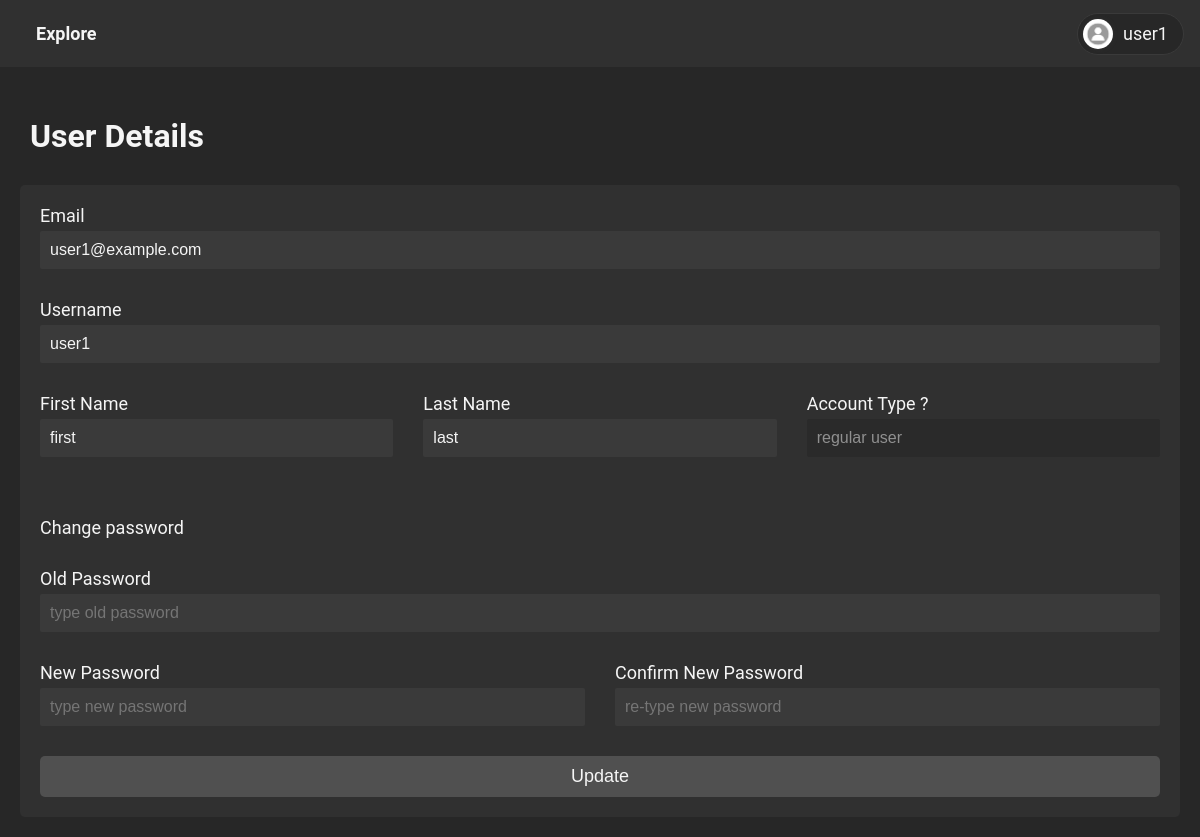
The page /regular/profile.php (signed in) on the database its author committed.
### tables this page shows
CREATE TABLE `users` (
  `userID` int(255) NOT NULL,
  `username` varchar(255) NOT NULL,
  `first_name` varchar(50) NOT NULL,
  `last_name` varchar(50) NOT NULL,
  `password` varchar(255) NOT NULL,
  `email` varchar(255) NOT NULL,
  `userType` enum('admin','regular') NOT NULL
);

### regular/profile.php (the view, shortened to what this page needs)
<!DOCTYPE html>
<html lang="en">
<head>
    <link rel="stylesheet" href="../_public/style.css">
</head>
<body>
    <?php
    require "../_public/nav.php";
    require "../_auth/check_login.php";
    ?>
    <div class="container">
        <div class="first">
            <h1>User Details</h1>
        </div>
        <?php
        $userID = $_SESSION['id'];
        $query = "SELECT * FROM users WHERE userID = " . $userID;
        $result = mysqli_query($con, $query);
        $row = mysqli_fetch_array($result);
        $username = $row['username'];
        $email = $row['email'];
        $first_name = $row['first_name'];
        $last_name = $row['last_name'];
        $userType = $row['userType'];
        $oldpassword = "";
        $newpassword = "";
        $repassword = "";
        ?>
        <form method="post" class="add show" action="<?php echo htmlspecialchars($_SERVER['PHP_SELF']) ?>">
            <div class="full">
                <label for="email">Email</label>
                <input type="email" value="<?php echo $email ?>" name="email" id="email" placeholder="type email"
                    required>
            </div>
            <div class="full">
                <label for="username">Username</label>
                <input type="text" value="<?php echo $username ?>" name="username" id="username"
                    placeholder="type username" pattern="[a-zA-Z0-9_]{4,15}" required>
            </div>
            <div>
                <label for="first_name">First Name</label>
                <input type="text" value="<?php echo $first_name ?>" name="first_name" id="first_name"
                    placeholder="type first name" required>
            </div>
            <div>
                <label for="last_name">Last Name</label>
                <input type="text" value="<?php echo $last_name ?>" name="last_name" id="last_name"
                    placeholder="type last name" required>
            </div>
            <div>
                <label>Account Type ?</label>
                <input type="text" value="<?php echo $userType ?> user" readonly required>
            </div>
            <div class="full"></div>
            <div class="full">Change password</div>
            <div class="full">
                <label for="oldpassword">Old Password</label>
                <input type="text" value="<?php echo $oldpassword ?>" name="oldpassword" id="oldpassword"
                    placeholder="type old password">
            </div>
            <div>
                <label for="newpassword">New Password</label>
                <input type="password" value="<?php echo $newpassword ?>" name="newpassword" id="newpassword"
                    placeholder="type new password">
            </div>
            <div>
                <label for="repassword">Confirm New Password</label>
                <input type="password" value="<?php echo $repassword ?>" name="repassword" id="repassword"
                    placeholder="re-type new password">
            </div>
            <div class="full">
                <button type="submit" class="add"> Update </button>
            </div>
        </form>
    </div>
</body>
</html>

### _public/style.css (style rules this page uses)
:root { --dark-primary: #272727; --dark-secondary: #303030; --grey-primary: #3A3A3A; --grey-secondary: #505050; --lighted-primary: #7b7b7b; --dark-disabled: #2A2A2A; --color: whitesmoke; --red-primary: #FF6E6E; --red-secondary: #ff6e6e11; }
* { padding: 0; margin: 0; box-sizing: border-box; }
body { color: var(--color) !important; background: var(--dark-primary); font-family: 'Roboto', sans-serif; transition: 0.4s; }
div.first { display: flex; align-items: center; justify-content: space-between; width: 100%; padding: 10px; gap: 20px; }
form.add.show { visibility: visible; opacity: 1; height: auto; transform: translateY(0); }
div.full { flex: 1 100% !important; }

### rows shown on the page
users: email "user1@example.com", username "user1", first_name "first", last_name "last", userType "regular user"

### other values the page prints
$_SESSION['username'] "user1"
